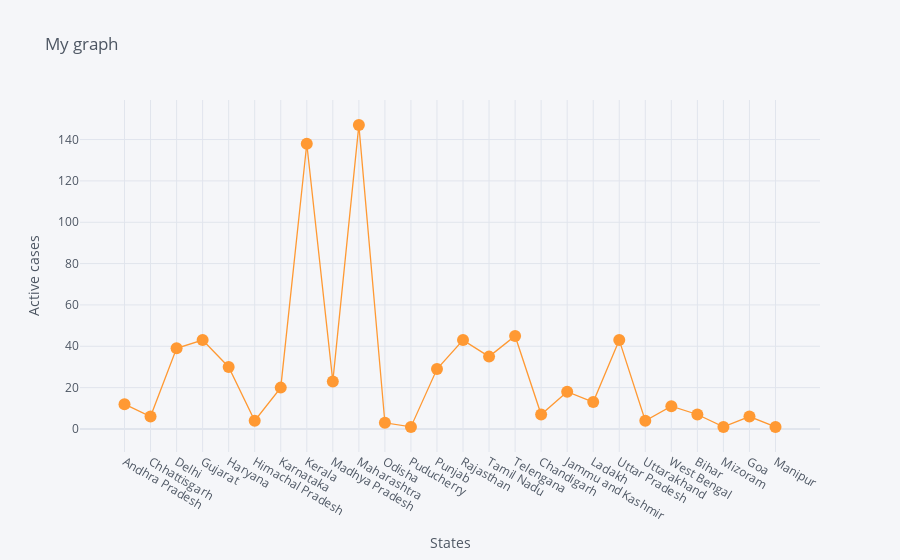

Source (notebook cell):
### Code cell
df.iplot(kind='scatter',x='Name of State / UT',y='Total Cases',mode='markers+lines',title='My graph',xTitle='States',yTitle='Active cases')

### Figure 1 — Plotly figure (JSON) as saved in the notebook; plotly's stock layout.template omitted (floating-point values rounded to 4 significant figures)
{"data": [{"line": {"color": "rgba(255, 153, 51, 1.0)", "dash": "solid", "shape": "linear", "width": 1.3}, "marker": {"size": 12, "symbol": "circle"}, "mode": "markers+lines", "name": "Total Cases", "text": "", "type": "scatter", "x": ["Andhra Pradesh", "Chhattisgarh", "Delhi", "Gujarat", "Haryana", "Himachal Pradesh", "Karnataka", "Kerala", "Madhya Pradesh", "Maharashtra", "Odisha", "Puducherry", "Punjab", "Rajasthan", "Tamil Nadu", "Telengana", "Chandigarh", "Jammu and Kashmir", "Ladakh", "Uttar Pradesh", "Uttarakhand", "West Bengal", "Bihar", "Mizoram", "Goa", "Manipur"], "y": [12, 6, 39, 43, 30, 4, 20, 138, 23, 147, 3, 1, 29, 43, 35, 45, 7, 18, 13, 43, 4, 11, 7, 1, 6, 1]}], "layout": {"legend": {"bgcolor": "#F5F6F9", "font": {"color": "#4D5663"}}, "paper_bgcolor": "#F5F6F9", "plot_bgcolor": "#F5F6F9", "title": {"font": {"color": "#4D5663"}, "text": "My graph"}, "xaxis": {"gridcolor": "#E1E5ED", "showgrid": true, "tickfont": {"color": "#4D5663"}, "title": {"font": {"color": "#4D5663"}, "text": "States"}, "zerolinecolor": "#E1E5ED"}, "yaxis": {"gridcolor": "#E1E5ED", "showgrid": true, "tickfont": {"color": "#4D5663"}, "title": {"font": {"color": "#4D5663"}, "text": "Active cases"}, "zerolinecolor": "#E1E5ED"}}}
